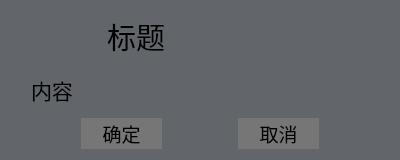
<?xml version="1.0" encoding="UTF-8"?>
<ui version="4.0">
 <class>CriticalDialog</class>
 <widget class="QDialog" name="CriticalDialog">
  <property name="geometry">
   <rect>
    <x>0</x>
    <y>0</y>
    <width>400</width>
    <height>160</height>
   </rect>
  </property>
  <property name="palette">
   <palette>
    <active>
     <colorrole role="Base">
      <brush brushstyle="SolidPattern">
       <color alpha="255">
        <red>255</red>
        <green>255</green>
        <blue>255</blue>
       </color>
      </brush>
     </colorrole>
     <colorrole role="Window">
      <brush brushstyle="SolidPattern">
       <color alpha="255">
        <red>98</red>
        <green>102</green>
        <blue>106</blue>
       </color>
      </brush>
     </colorrole>
    </active>
    <inactive>
     <colorrole role="Base">
      <brush brushstyle="SolidPattern">
       <color alpha="255">
        <red>255</red>
        <green>255</green>
        <blue>255</blue>
       </color>
      </brush>
     </colorrole>
     <colorrole role="Window">
      <brush brushstyle="SolidPattern">
       <color alpha="255">
        <red>98</red>
        <green>102</green>
        <blue>106</blue>
       </color>
      </brush>
     </colorrole>
    </inactive>
    <disabled>
     <colorrole role="Base">
      <brush brushstyle="SolidPattern">
       <color alpha="255">
        <red>98</red>
        <green>102</green>
        <blue>106</blue>
       </color>
      </brush>
     </colorrole>
     <colorrole role="Window">
      <brush brushstyle="SolidPattern">
       <color alpha="255">
        <red>98</red>
        <green>102</green>
        <blue>106</blue>
       </color>
      </brush>
     </colorrole>
    </disabled>
   </palette>
  </property>
  <property name="windowTitle">
   <string>CriticalDialog</string>
  </property>
  <layout class="QVBoxLayout" name="verticalLayout">
   <item>
    <layout class="QHBoxLayout" name="horizontalLayout">
     <item>
      <spacer name="horizontalSpacer_6">
       <property name="orientation">
        <enum>Qt::Horizontal</enum>
       </property>
       <property name="sizeType">
        <enum>QSizePolicy::Fixed</enum>
       </property>
       <property name="sizeHint" stdset="0">
        <size>
         <width>40</width>
         <height>20</height>
        </size>
       </property>
      </spacer>
     </item>
     <item>
      <widget class="QLabel" name="Ico">
       <property name="minimumSize">
        <size>
         <width>50</width>
         <height>50</height>
        </size>
       </property>
       <property name="maximumSize">
        <size>
         <width>50</width>
         <height>50</height>
        </size>
       </property>
       <property name="text">
        <string/>
       </property>
       <property name="pixmap">
        <pixmap resource="../../../UrielQtFramework.qrc">:/Mainwindow/Resources/UrielQtFramework/error.png</pixmap>
       </property>
       <property name="scaledContents">
        <bool>true</bool>
       </property>
      </widget>
     </item>
     <item>
      <widget class="QLabel" name="Title">
       <property name="font">
        <font>
         <family>楷体</family>
         <pointsize>22</pointsize>
        </font>
       </property>
       <property name="text">
        <string>标题</string>
       </property>
      </widget>
     </item>
    </layout>
   </item>
   <item>
    <layout class="QHBoxLayout" name="horizontalLayout_2">
     <item>
      <spacer name="horizontalSpacer">
       <property name="orientation">
        <enum>Qt::Horizontal</enum>
       </property>
       <property name="sizeType">
        <enum>QSizePolicy::Preferred</enum>
       </property>
       <property name="sizeHint" stdset="0">
        <size>
         <width>20</width>
         <height>20</height>
        </size>
       </property>
      </spacer>
     </item>
     <item>
      <widget class="QLabel" name="Content">
       <property name="font">
        <font>
         <family>楷体</family>
         <pointsize>16</pointsize>
        </font>
       </property>
       <property name="text">
        <string>内容</string>
       </property>
       <property name="wordWrap">
        <bool>true</bool>
       </property>
      </widget>
     </item>
     <item>
      <spacer name="horizontalSpacer_2">
       <property name="orientation">
        <enum>Qt::Horizontal</enum>
       </property>
       <property name="sizeType">
        <enum>QSizePolicy::Preferred</enum>
       </property>
       <property name="sizeHint" stdset="0">
        <size>
         <width>20</width>
         <height>20</height>
        </size>
       </property>
      </spacer>
     </item>
    </layout>
   </item>
   <item>
    <layout class="QHBoxLayout" name="horizontalLayout_3">
     <item>
      <spacer name="horizontalSpacer_4">
       <property name="orientation">
        <enum>Qt::Horizontal</enum>
       </property>
       <property name="sizeHint" stdset="0">
        <size>
         <width>40</width>
         <height>20</height>
        </size>
       </property>
      </spacer>
     </item>
     <item>
      <widget class="QToolButton" name="Sure">
       <property name="minimumSize">
        <size>
         <width>81</width>
         <height>31</height>
        </size>
       </property>
       <property name="maximumSize">
        <size>
         <width>81</width>
         <height>31</height>
        </size>
       </property>
       <property name="palette">
        <palette>
         <active>
          <colorrole role="Button">
           <brush brushstyle="SolidPattern">
            <color alpha="255">
             <red>118</red>
             <green>118</green>
             <blue>118</blue>
            </color>
           </brush>
          </colorrole>
          <colorrole role="Base">
           <brush brushstyle="SolidPattern">
            <color alpha="255">
             <red>170</red>
             <green>255</green>
             <blue>255</blue>
            </color>
           </brush>
          </colorrole>
          <colorrole role="Window">
           <brush brushstyle="SolidPattern">
            <color alpha="255">
             <red>170</red>
             <green>255</green>
             <blue>255</blue>
            </color>
           </brush>
          </colorrole>
         </active>
         <inactive>
          <colorrole role="Button">
           <brush brushstyle="SolidPattern">
            <color alpha="255">
             <red>118</red>
             <green>118</green>
             <blue>118</blue>
            </color>
           </brush>
          </colorrole>
          <colorrole role="Base">
           <brush brushstyle="SolidPattern">
            <color alpha="255">
             <red>170</red>
             <green>255</green>
             <blue>255</blue>
            </color>
           </brush>
          </colorrole>
          <colorrole role="Window">
           <brush brushstyle="SolidPattern">
            <color alpha="255">
             <red>170</red>
             <green>255</green>
             <blue>255</blue>
            </color>
           </brush>
          </colorrole>
         </inactive>
         <disabled>
          <colorrole role="Button">
           <brush brushstyle="SolidPattern">
            <color alpha="255">
             <red>118</red>
             <green>118</green>
             <blue>118</blue>
            </color>
           </brush>
          </colorrole>
          <colorrole role="Base">
           <brush brushstyle="SolidPattern">
            <color alpha="255">
             <red>170</red>
             <green>255</green>
             <blue>255</blue>
            </color>
           </brush>
          </colorrole>
          <colorrole role="Window">
           <brush brushstyle="SolidPattern">
            <color alpha="255">
             <red>170</red>
             <green>255</green>
             <blue>255</blue>
            </color>
           </brush>
          </colorrole>
         </disabled>
        </palette>
       </property>
       <property name="font">
        <font>
         <family>楷体</family>
         <pointsize>14</pointsize>
        </font>
       </property>
       <property name="autoFillBackground">
        <bool>true</bool>
       </property>
       <property name="text">
        <string>确定</string>
       </property>
       <property name="autoRaise">
        <bool>true</bool>
       </property>
      </widget>
     </item>
     <item>
      <spacer name="horizontalSpacer_3">
       <property name="orientation">
        <enum>Qt::Horizontal</enum>
       </property>
       <property name="sizeHint" stdset="0">
        <size>
         <width>40</width>
         <height>20</height>
        </size>
       </property>
      </spacer>
     </item>
     <item>
      <widget class="QToolButton" name="Cancel">
       <property name="minimumSize">
        <size>
         <width>81</width>
         <height>31</height>
        </size>
       </property>
       <property name="maximumSize">
        <size>
         <width>81</width>
         <height>31</height>
        </size>
       </property>
       <property name="palette">
        <palette>
         <active>
          <colorrole role="Button">
           <brush brushstyle="SolidPattern">
            <color alpha="255">
             <red>118</red>
             <green>118</green>
             <blue>118</blue>
            </color>
           </brush>
          </colorrole>
          <colorrole role="Base">
           <brush brushstyle="SolidPattern">
            <color alpha="255">
             <red>170</red>
             <green>255</green>
             <blue>255</blue>
            </color>
           </brush>
          </colorrole>
          <colorrole role="Window">
           <brush brushstyle="SolidPattern">
            <color alpha="255">
             <red>170</red>
             <green>255</green>
             <blue>255</blue>
            </color>
           </brush>
          </colorrole>
         </active>
         <inactive>
          <colorrole role="Button">
           <brush brushstyle="SolidPattern">
            <color alpha="255">
             <red>118</red>
             <green>118</green>
             <blue>118</blue>
            </color>
           </brush>
          </colorrole>
          <colorrole role="Base">
           <brush brushstyle="SolidPattern">
            <color alpha="255">
             <red>170</red>
             <green>255</green>
             <blue>255</blue>
            </color>
           </brush>
          </colorrole>
          <colorrole role="Window">
           <brush brushstyle="SolidPattern">
            <color alpha="255">
             <red>170</red>
             <green>255</green>
             <blue>255</blue>
            </color>
           </brush>
          </colorrole>
         </inactive>
         <disabled>
          <colorrole role="Button">
           <brush brushstyle="SolidPattern">
            <color alpha="255">
             <red>118</red>
             <green>118</green>
             <blue>118</blue>
            </color>
           </brush>
          </colorrole>
          <colorrole role="Base">
           <brush brushstyle="SolidPattern">
            <color alpha="255">
             <red>170</red>
             <green>255</green>
             <blue>255</blue>
            </color>
           </brush>
          </colorrole>
          <colorrole role="Window">
           <brush brushstyle="SolidPattern">
            <color alpha="255">
             <red>170</red>
             <green>255</green>
             <blue>255</blue>
            </color>
           </brush>
          </colorrole>
         </disabled>
        </palette>
       </property>
       <property name="font">
        <font>
         <family>楷体</family>
         <pointsize>14</pointsize>
        </font>
       </property>
       <property name="autoFillBackground">
        <bool>true</bool>
       </property>
       <property name="text">
        <string>取消</string>
       </property>
       <property name="autoRaise">
        <bool>true</bool>
       </property>
      </widget>
     </item>
     <item>
      <spacer name="horizontalSpacer_5">
       <property name="orientation">
        <enum>Qt::Horizontal</enum>
       </property>
       <property name="sizeHint" stdset="0">
        <size>
         <width>40</width>
         <height>20</height>
        </size>
       </property>
      </spacer>
     </item>
    </layout>
   </item>
  </layout>
 </widget>
 <layoutdefault spacing="6" margin="11"/>
 <resources>
  <include location="../../../UrielQtFramework.qrc"/>
 </resources>
 <connections/>
</ui>
